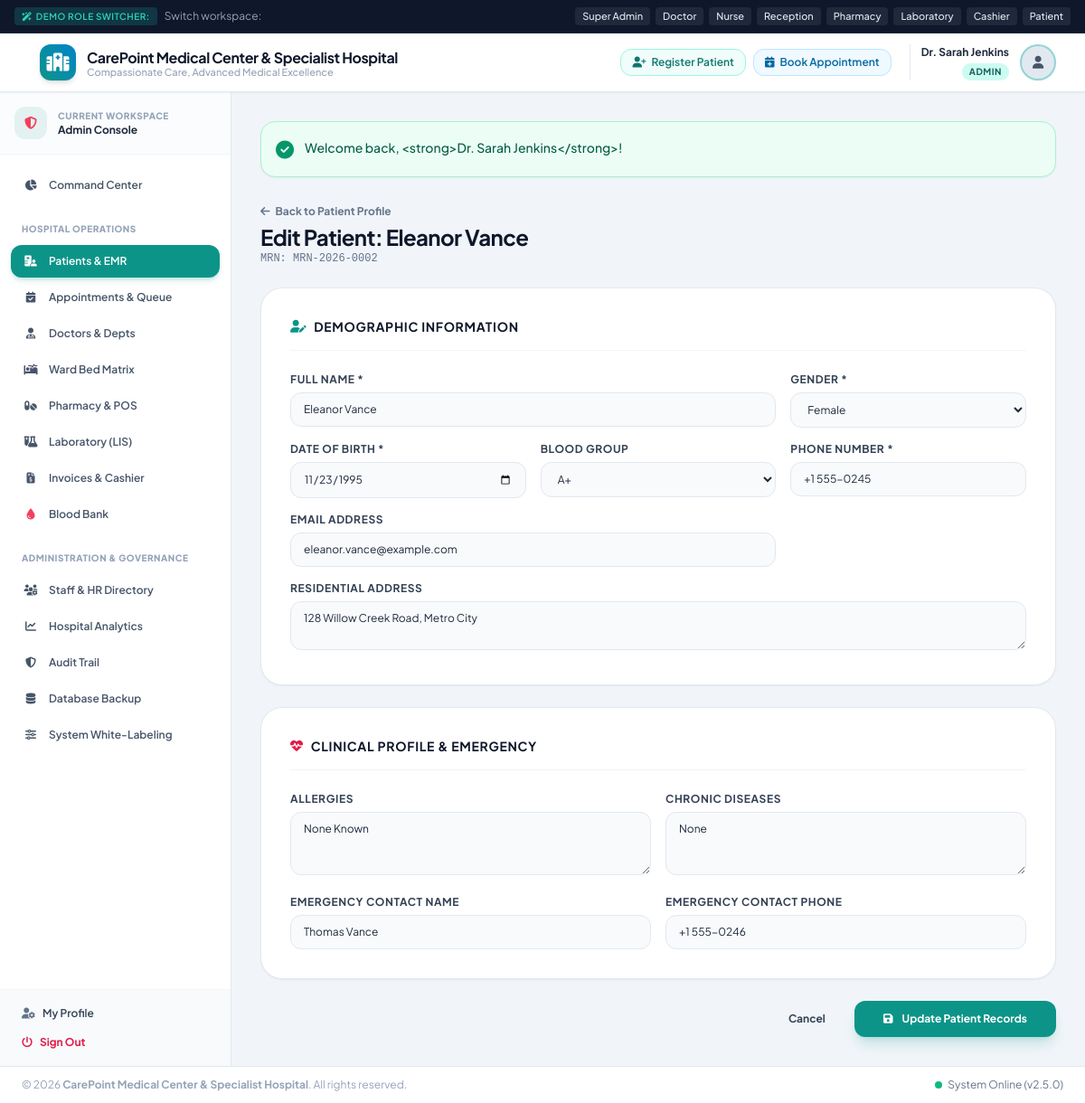
Page /modules/patients/edit.php?id=2 (signed in) on the committed database.
### tables this page shows
CREATE TABLE IF NOT EXISTS `patients` (
  `id` INT AUTO_INCREMENT PRIMARY KEY,
  `user_id` INT NULL UNIQUE,
  `mrn` VARCHAR(50) NOT NULL UNIQUE,
  `full_name` VARCHAR(150) NOT NULL,
  `email` VARCHAR(120) NULL,
  `phone` VARCHAR(30) NOT NULL,
  `gender` ENUM('Male', 'Female', 'Other') NOT NULL,
  `date_of_birth` DATE NOT NULL,
  `blood_group` ENUM('A+', 'A-', 'B+', 'B-', 'O+', 'O-', 'AB+', 'AB-', 'Unknown') DEFAULT 'Unknown',
  `address` TEXT NULL,
  `emergency_contact_name` VARCHAR(150) NULL,
  `emergency_contact_phone` VARCHAR(30) NULL,
  `emergency_contact_relation` VARCHAR(60) NULL,
  `allergies` TEXT NULL,
  `chronic_diseases` TEXT NULL,
  `created_at` TIMESTAMP DEFAULT CURRENT_TIMESTAMP,
  `updated_at` TIMESTAMP DEFAULT CURRENT_TIMESTAMP ON UPDATE CURRENT_TIMESTAMP,
  FOREIGN KEY (`user_id`) REFERENCES `users`(`id`) ON DELETE SET NULL
);

### config/helpers.php (called while the page is built, shortened)
<?php
function e(?string $string): string {
    return htmlspecialchars($string ?? '', ENT_QUOTES, 'UTF-8');
}

### modules/patients/edit.php (the view, shortened to what this page needs)
<?php
require_once __DIR__ . '/../../includes/header.php';
$pdo = Database::getConnection();
$patientId = (int)($_GET['id'] ?? 0);
$stmt = $pdo->prepare("SELECT * FROM patients WHERE id = ?");
$stmt->execute([$patientId]);
$patient = $stmt->fetch();
?>
<div class="max-w-4xl mx-auto space-y-6">
    <div class="flex items-center justify-between">
        <div>
            <a href="view.php?id=<?= $patient['id'] ?>" class="text-xs text-slate-500 hover:text-teal-600 font-bold inline-flex items-center mb-1">
                <i class="fa-solid fa-arrow-left mr-1.5"></i> Back to Patient Profile
            </a>
            <h1 class="text-2xl font-bold text-slate-900 tracking-tight">Edit Patient: <?= e($patient['full_name']) ?></h1>
            <p class="text-xs text-slate-500 font-mono">MRN: <?= e($patient['mrn']) ?></p>
        </div>
    </div>
    <form method="POST" action="" class="space-y-6">
        <div class="bg-white rounded-3xl p-6 sm:p-8 border border-slate-200 shadow-sm space-y-6">
            <div class="border-b border-slate-100 pb-4">
                <h3 class="text-sm font-bold text-slate-900 uppercase tracking-wider flex items-center">
                    <i class="fa-solid fa-user-pen text-teal-600 mr-2"></i> Demographic Information
                </h3>
            </div>
            <div class="grid grid-cols-1 sm:grid-cols-3 gap-4">
                <div class="sm:col-span-2">
                    <label class="block text-xs font-bold text-slate-700 uppercase tracking-wider mb-1.5">Full Name *</label>
                    <input type="text" name="full_name" value="<?= e($patient['full_name']) ?>" required class="w-full px-3.5 py-2.5 bg-slate-50 border border-slate-200 rounded-xl text-xs focus:ring-2 focus:ring-teal-500 focus:bg-white focus:outline-none">
                </div>
                <div>
                    <label class="block text-xs font-bold text-slate-700 uppercase tracking-wider mb-1.5">Gender *</label>
                    <select name="gender" required class="w-full px-3.5 py-2.5 bg-slate-50 border border-slate-200 rounded-xl text-xs focus:ring-2 focus:ring-teal-500 focus:bg-white focus:outline-none">
                        <option value="Female" <?= $patient['gender'] === 'Female' ? 'selected' : '' ?>>Female</option>
                    </select>
                </div>
                <div>
                    <label class="block text-xs font-bold text-slate-700 uppercase tracking-wider mb-1.5">Date of Birth *</label>
                    <input type="date" name="date_of_birth" value="<?= e($patient['date_of_birth']) ?>" required class="w-full px-3.5 py-2.5 bg-slate-50 border border-slate-200 rounded-xl text-xs focus:ring-2 focus:ring-teal-500 focus:bg-white focus:outline-none">
                </div>
                <div>
                    <label class="block text-xs font-bold text-slate-700 uppercase tracking-wider mb-1.5">Blood Group</label>
                    <select name="blood_group" class="w-full px-3.5 py-2.5 bg-slate-50 border border-slate-200 rounded-xl text-xs focus:ring-2 focus:ring-teal-500 focus:bg-white focus:outline-none">
                        <?php foreach (['A+', 'A-', 'B+', 'B-', 'O+', 'O-', 'AB+', 'AB-'] as $bg): ?>
                            <option value="<?= $bg ?>" <?= $patient['blood_group'] === $bg ? 'selected' : '' ?>><?= $bg ?></option>
                        <?php endforeach; ?>
                    </select>
                </div>
                <div>
                    <label class="block text-xs font-bold text-slate-700 uppercase tracking-wider mb-1.5">Phone Number *</label>
                    <input type="tel" name="phone" value="<?= e($patient['phone']) ?>" required class="w-full px-3.5 py-2.5 bg-slate-50 border border-slate-200 rounded-xl text-xs focus:ring-2 focus:ring-teal-500 focus:bg-white focus:outline-none">
                </div>
                <div class="sm:col-span-2">
                    <label class="block text-xs font-bold text-slate-700 uppercase tracking-wider mb-1.5">Email Address</label>
                    <input type="email" name="email" value="<?= e($patient['email']) ?>" class="w-full px-3.5 py-2.5 bg-slate-50 border border-slate-200 rounded-xl text-xs focus:ring-2 focus:ring-teal-500 focus:bg-white focus:outline-none">
                </div>
                <div class="sm:col-span-3">
                    <label class="block text-xs font-bold text-slate-700 uppercase tracking-wider mb-1.5">Residential Address</label>
                    <textarea name="address" rows="2" class="w-full px-3.5 py-2.5 bg-slate-50 border border-slate-200 rounded-xl text-xs focus:ring-2 focus:ring-teal-500 focus:bg-white focus:outline-none"><?= e($patient['address']) ?></textarea>
                </div>
            </div>
        </div>
        <div class="bg-white rounded-3xl p-6 sm:p-8 border border-slate-200 shadow-sm space-y-6">
            <div class="border-b border-slate-100 pb-4">
                <h3 class="text-sm font-bold text-slate-900 uppercase tracking-wider flex items-center">
                    <i class="fa-solid fa-heart-pulse text-rose-600 mr-2"></i> Clinical Profile & Emergency
                </h3>
            </div>
            <div class="grid grid-cols-1 sm:grid-cols-2 gap-4">
                <div>
                    <label class="block text-xs font-bold text-slate-700 uppercase tracking-wider mb-1.5">Allergies</label>
                    <textarea name="allergies" rows="3" class="w-full px-3.5 py-2.5 bg-slate-50 border border-slate-200 rounded-xl text-xs focus:ring-2 focus:ring-rose-500 focus:bg-white focus:outline-none"><?= e($patient['allergies']) ?></textarea>
                </div>
                <div>
                    <label class="block text-xs font-bold text-slate-700 uppercase tracking-wider mb-1.5">Chronic Diseases</label>
                    <textarea name="chronic_diseases" rows="3" class="w-full px-3.5 py-2.5 bg-slate-50 border border-slate-200 rounded-xl text-xs focus:ring-2 focus:ring-teal-500 focus:bg-white focus:outline-none"><?= e($patient['chronic_diseases']) ?></textarea>
                </div>
                <div>
                    <label class="block text-xs font-bold text-slate-700 uppercase tracking-wider mb-1.5">Emergency Contact Name</label>
                    <input type="text" name="emergency_contact_name" value="<?= e($patient['emergency_contact_name']) ?>" class="w-full px-3.5 py-2.5 bg-slate-50 border border-slate-200 rounded-xl text-xs focus:ring-2 focus:ring-sky-500 focus:bg-white focus:outline-none">
                </div>
                <div>
                    <label class="block text-xs font-bold text-slate-700 uppercase tracking-wider mb-1.5">Emergency Contact Phone</label>
                    <input type="tel" name="emergency_contact_phone" value="<?= e($patient['emergency_contact_phone']) ?>" class="w-full px-3.5 py-2.5 bg-slate-50 border border-slate-200 rounded-xl text-xs focus:ring-2 focus:ring-sky-500 focus:bg-white focus:outline-none">
                </div>
            </div>
        </div>
        <div class="flex items-center justify-end space-x-3">
            <a href="view.php?id=<?= $patient['id'] ?>" class="px-5 py-3 rounded-xl bg-slate-100 hover:bg-slate-200 text-slate-700 text-xs font-bold transition">
                Cancel
            </a>
            <button type="submit" class="px-8 py-3 rounded-xl bg-teal-600 hover:bg-teal-700 text-white text-xs font-bold shadow-lg shadow-teal-600/20 transition transform hover:-translate-y-0.5">
                <i class="fa-solid fa-floppy-disk mr-2"></i> Update Patient Records
            </button>
        </div>
    </form>
</div>
<?php require_once __DIR__ . '/../../includes/footer.php'; ?>

### assets/css/style.css (style rules this page uses)
body { font-family: 'Plus Jakarta Sans', -apple-system, BlinkMacSystemFont, "Segoe UI", Roboto, sans-serif; color: #1e293b; background-color: #f8fafc; }

### rows in the picture
patients: full_name "Eleanor Vance", mrn "MRN-2026-0002", gender "Female", date_of_birth "11/23/1995", blood_group "A+", phone "+1 555-0245", email "eleanor.vance@example.com", address "128 Willow Creek Road, Metro City", allergies "None Known", chronic_diseases "None", emergency_contact_name "Thomas Vance", emergency_contact_phone "+1 555-0246"

### other values in the picture
$hospitalName "CarePoint Medical Center & Specialist Hospital"
$hospitalTagline "Compassionate Care, Advanced Medical Excellence"
$user['name'] "Dr. Sarah Jenkins"
$user['role'] "ADMIN"
$userRole "Admin"
$flash['message'] "Welcome back, <strong>Dr. Sarah Jenkins</strong>!"
getSetting('hospital_name', DEFAULT_HOSPITAL_NAME) "CarePoint Medical Center & Specialist Hospital"
APP_VERSION "2.5.0"
